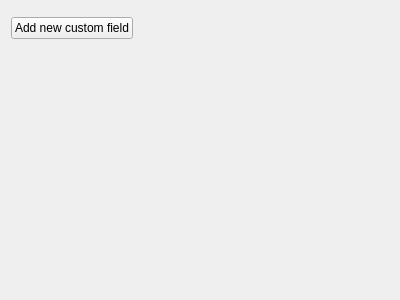
<?xml version="1.0" encoding="UTF-8"?>
<ui version="4.0">
 <class>CustomFieldsPage</class>
 <widget class="QWidget" name="CustomFieldsPage">
  <property name="geometry">
   <rect>
    <x>0</x>
    <y>0</y>
    <width>400</width>
    <height>300</height>
   </rect>
  </property>
  <property name="windowTitle">
   <string>Form</string>
  </property>
  <layout class="QVBoxLayout" name="verticalLayout">
   <item>
    <widget class="KWidgetLister" name="customFieldsLister" native="true"/>
   </item>
   <item>
    <layout class="QHBoxLayout" name="horizontalLayout">
     <item>
      <widget class="QPushButton" name="addCustomFieldButton">
       <property name="text">
        <string>Add new custom field</string>
       </property>
      </widget>
     </item>
     <item>
      <spacer name="horizontalSpacer">
       <property name="orientation">
        <enum>Qt::Horizontal</enum>
       </property>
       <property name="sizeHint" stdset="0">
        <size>
         <width>40</width>
         <height>20</height>
        </size>
       </property>
      </spacer>
     </item>
    </layout>
   </item>
   <item>
    <spacer name="verticalSpacer">
     <property name="orientation">
      <enum>Qt::Vertical</enum>
     </property>
     <property name="sizeHint" stdset="0">
      <size>
       <width>20</width>
       <height>229</height>
      </size>
     </property>
    </spacer>
   </item>
  </layout>
 </widget>
 <customwidgets>
  <customwidget>
   <class>KWidgetLister</class>
   <extends>QWidget</extends>
   <header>kwidgetlister.h</header>
   <container>1</container>
  </customwidget>
 </customwidgets>
 <resources/>
 <connections/>
</ui>
